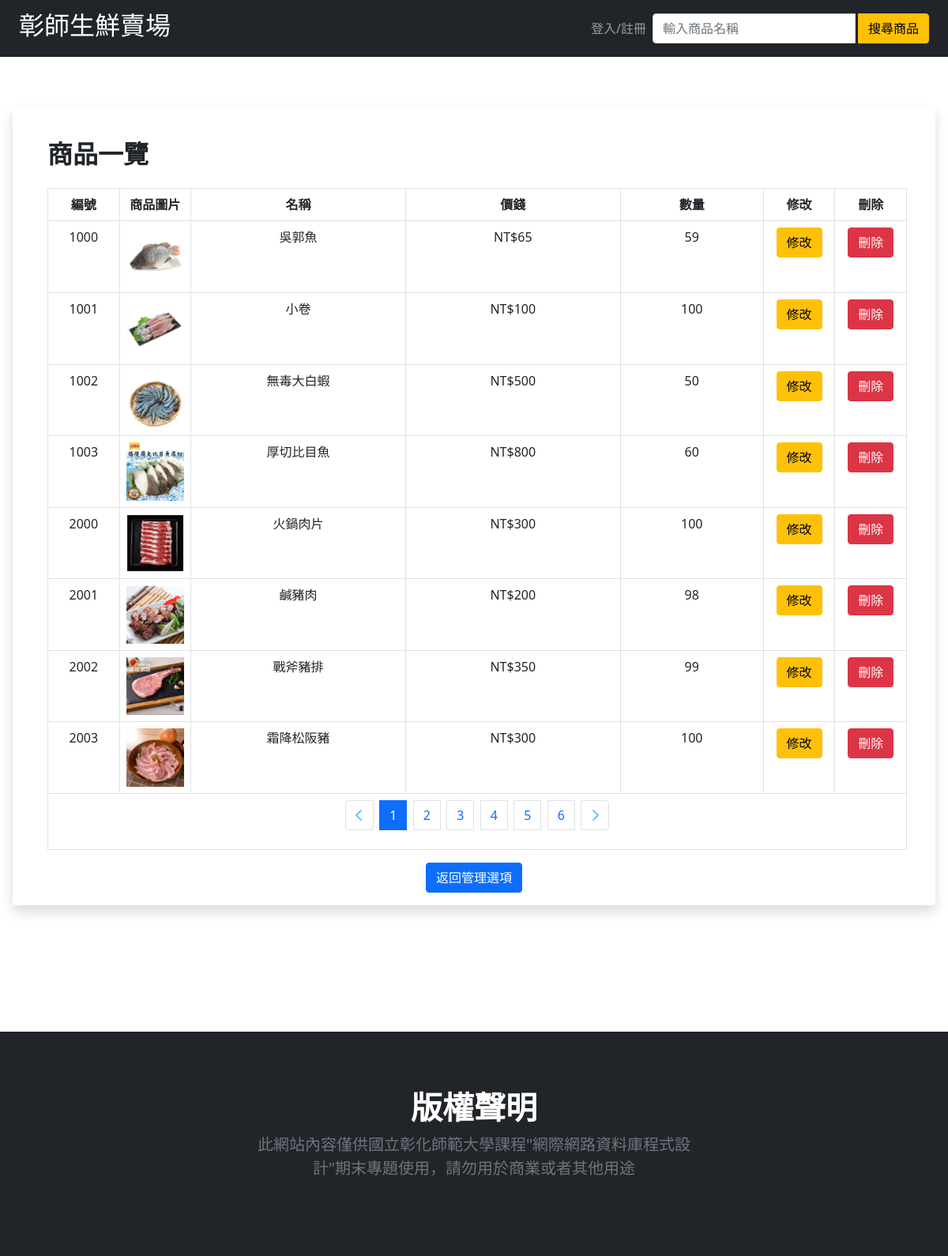
The page /administrator/allCommodity.php on the database its author committed.
### administrator/allCommodity.php (the view, shortened to what this page needs)
<!DOCTYPE html>
<html lang="en">
<?php include_once("../header.php");
?>
<br><br><br>
<div class="row shadow p-3 m-3 bg-body rounded">
    <div class="row">
        <div class="col-lg-12">
            <h2 class="fw-bold mb-0 ps-3 pt-4 pb-4 ">商品一覽</h2>
            <table class="table table-bordered table-hover ms-3 text-center">
                <tbody>
                    <tr>
                        <th scope="col" class="col-lg-1">編號</th>
                        <th scope="col" class="col-lg-1">商品圖片</th>
                        <th scope="col" class="col-lg-3">名稱</th>
                        <th scope="col" class="col-lg-3">價錢</th>
                        <th scope="col" class="col-lg-2">數量</th>
                        <th scope="col" class="col-lg-1">修改</th>
                        <th scope="col" class="col-lg-1">刪除</th>
                    </tr>
                    <?php
                    $length = 8;
                    $data = show_all("商品",$length,7,null);
                    for ($i = 0; $i < $length; $i++) {
                        if (!isset($data['data'][$i])) {
                            break;
                        }else {
                            echo '<tr>
                                <td>' . $data['data'][$i][0] . '</td>
                                <td>
                                    <img class="img-fluid" src="../image/' . $data['data'][$i][0] . '.webp" alt="..." width="150" height="150">
                                </td>
                                <td>' . $data['data'][$i][1] . '</td>
                                <td>NT$' .$data['data'][$i][3] . '</td>
                                <td>' . $data['data'][$i][2] . '</td>
                                <td><a class="btn btn-warning" href="./changeCommodity.php?uid=' . $data['data'][$i][0] . '">修改</a></td>
                                <td><button class="btn btn-danger" onclick="delete_item(' . $data['data'][$i][0] . ')">刪除</button></td>
                                </tr>';
                        }
                    }
                    echo $data['page'];
                    ?>
                </tbody>
            </table>
        </div>
    </div>
    <div class="text-center">
        <button class="btn btn-primary" onclick="direct_back()">返回管理選項</button>
    </div>
</div>
<br><br><br>
<?php include_once("../footer.php") ?>
</body>
</html>

### rows shown on the page
商品: UID "1000", UID (picture), 品名 "吳郭魚", 售價 "65", 庫存量 "59"
商品: UID "1001", UID (picture), 品名 "小卷", 售價 "100", 庫存量 "100"
商品: UID "1002", UID (picture), 品名 "無毒大白蝦", 售價 "500", 庫存量 "50"
商品: UID "1003", UID (picture), 品名 "厚切比目魚", 售價 "800", 庫存量 "60"
商品: UID "2000", UID (picture), 品名 "火鍋肉片", 售價 "300", 庫存量 "100"
商品: UID "2001", UID (picture), 品名 "鹹豬肉", 售價 "200", 庫存量 "98"
商品: UID "2002", UID (picture), 品名 "戰斧豬排", 售價 "350", 庫存量 "99"
商品: UID "2003", UID (picture), 品名 "霜降松阪豬", 售價 "300", 庫存量 "100"
